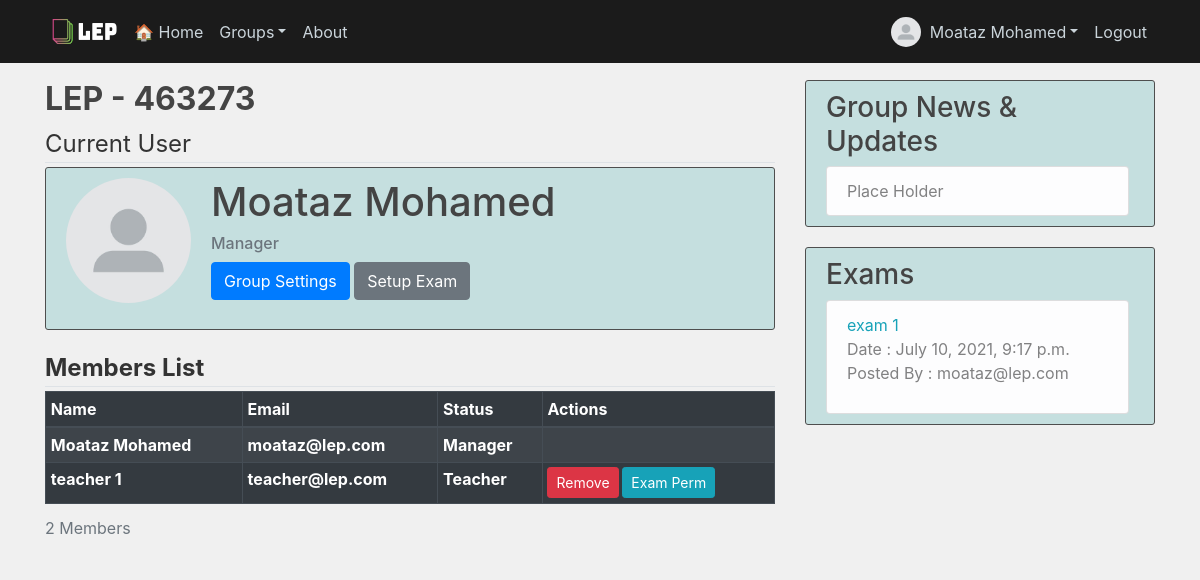
The app's page /group/LEP/ (signed in) with its own data.
### accounts/models.py (models this page shows, shortened)
class User(AbstractBaseUser):
    image        = models.ImageField(default='default.jpg', upload_to='profile_pics')
    email        = models.EmailField(max_length=255,unique=True)
    first_name   = models.CharField(max_length=30)
    last_name    = models.CharField(max_length=30)
    account_types = [
    ('student', 'Student'),
    ('teacher', 'Teacher'),
    ('manager', 'Manager') ]
    account_type = models.CharField(choices=account_types, max_length=7)
    active       = models.BooleanField(default=True)
    staff        = models.BooleanField(default=False)
    admin        = models.BooleanField(default=False)
    no_of_groups = models.IntegerField(default=0)
    USERNAME_FIELD  = 'email'
    REQUIRED_FIELDS = []
    def get_full_name(self):
        full_name = self.first_name + ' ' + self.last_name
        return full_name
    objects = UserManager()

### groups/models.py (models this page shows, shortened)
class Group(models.Model):
    group_name   = models.CharField(max_length=50, unique=True)
    group_code   = models.IntegerField(default=code_generator, unique=True)
    group_owner  = models.CharField(default="manager", max_length=255)
    member_count = models.IntegerField(default=0)

class Manager(models.Model):
    group = models.OneToOneField(Group, on_delete=models.CASCADE)
    name  = models.CharField(default=user_full_name, max_length=255)
    email = models.CharField(default=user_email, max_length=255)

class Teacher(models.Model):
    groups          = models.ManyToManyField(Group)
    group_owner     = models.ManyToManyField(Manager)
    teacher_name    = models.CharField(default=user_full_name, max_length=255)
    teacher_email   = models.CharField(default=user_email, max_length=255)
    exam_perm       = models.BooleanField(default=False)

### exams/models.py (models this page shows, shortened)
class Exam(models.Model):
    exam_name     = models.CharField(max_length=50, unique=True)
    group         = models.CharField(max_length=50, default='group')
    date          = models.DateTimeField()
    created_date  = models.DateTimeField(default=datetime.now)
    created_by    = models.CharField(max_length=50)
    duration      = models.DurationField(default=timedelta(seconds=0))
    times = [
        (30,'30 Minutes'),
        (60,'1 Hour'),
        (90,'1 Hr 30 Mins'),
        (120,'2 Hours'),
        (150,'2 Hrs 30 Mins'),
        (180,'3 Hours')
    ]
    disp_duration = models.IntegerField(choices=times)
    mcq_questions = models.IntegerField()
    tf_questions = models.IntegerField()
    no_of_questions = models.IntegerField(default=0)
    exam_model = models.BooleanField(default=False)

### groups/views.py (the view)
# urls.py: path('group/<name>/', group_manage_view, name='group-manage'),
@login_required
def group_manage_view(request, name):
    group_obj = Group.objects.get(group_name=name)
    group_name = group_obj.group_name
    group_code = group_obj.group_code
    group_owner = group_obj.group_owner
    member_count = group_obj.member_count
    manager_query = Manager.objects.get(email=group_owner)
    student_query = Student.objects.filter(group=group_obj)
    teacher_query = Teacher.objects.filter(groups=group_obj)
    exam_query = Exam.objects.filter(group=group_name)
    context = {
        'group_name'    : group_name,
        'group_owner'   : group_owner,
        'group_code'    : group_code,
        'manager'       : manager_query,
        'student'       : student_query,
        'teacher'       : teacher_query,
        'members'       : member_count,
        'exams'         : exam_query
    }
    return render(request, 'groups/group-manage.html', context)

### groups/templates/groups/group-manage.html (shortened to what this page needs)
{% extends 'main/base.html' %}
{% load crispy_forms_tags %}
{% block content %}
<div>
    <form method="POST" enctype="multipart/form-data"> {% csrf_token %}
        <h2><b>{{ group_name }} - {{ group_code }}</b></h2>
        <legend class="border-bottom mb-1">Current User</legend>
        <div class="content-section">
            <div class="media">
                <img class="rounded-circle account-img" src="{{ user.image.url }}">
                <div class="media-body">
                    <h4 class="account-heading">{{ user.get_full_name }}</h4>
                    {% if user.account_type == "manager" %}
                        <h6 class="text-secondary">Manager</h6>
                        <a class="btn btn-primary" href="{% url 'group-settings' group_name %}" type="submit">Group Settings</a>
                        <a class="btn btn-secondary" href="{% url 'exam-setup' group_name %}" type="submit">Setup Exam</a>
                    {% elif user.account_type == "student" %}
                        <h6 class="text-secondary">Student</h6>
                    {% endif %}
                </div>
            </div>
        </div>
        <fieldset class="form-group">
            <legend class="border-bottom mb-1"><b>Members List</b></legend>
            <div class="table-responsive">
                <table class="table table-striped table-dark table-bordered table-sm">
                    <caption>{{ members }} Members</caption>
                    <thead>
                        <tr>
                            <th scope="col">Name</th>
                            <th scope="col">Email</th>
                            <th scope="col">Status</th>
                            <th scope="col">Actions</th>
                        </tr>
                    </thead>
                    <tbody>
                        <tr>
                            <th scope="row">{{ manager.name }}</th>
                            <th scope="row">{{ group_owner }}</th>
                            <th scope="row">Manager</th>
                            <th scope="row"></th>
                        </tr>
                        {% for instance in teacher %}
                            <tr>
                                <th scope="row">{{ instance.teacher_name }}</th>
                                <th scope="row">{{ instance.teacher_email }}</th>
                                <th scope="row">Teacher</th>
                                <th scope="row">
                                    {% if user.get_full_name == manager.name %}
                                    <a class="btn btn-danger btn-sm" href="{% url 'group-kick' group_name instance.teacher_email %}" type="submit">Remove</a>
                                    <a class="btn btn-info btn-sm" href="{% url 'group-perm' group_name instance.teacher_email %}" type="submit">Exam Perm</a>
                                    {% elif user.email == instance.teacher_email %}
                                    <a class="btn btn-danger btn-sm" href="{% url 'group-leave' group_name %}" type="submit">Leave</a>
                                    {% endif %}
                                </th>
                            </tr>
                        {% endfor %}
                    </tbody>
                </table>
            </div>
        </fieldset>
    </form>
</div>
{% endblock content %}
{% block sidebar %}
<div class="col-md-4">
    <div class="content-section">
        <h3>Group News & Updates</h3>
        <ul class="list-group">
            <li class="list-group-item list-group-item-light">Place Holder</li>
        </ul>
    </div>
    <div class="content-section">
        <h3>Exams</h3>
        <ul class="list-group">
            {% for exam in exams %}
                <li class="list-group-item list-group-item-light">
                    <a href="{% url 'exam-settings' group_name exam.exam_name %}">{{ exam.exam_name }}</a>
                    <p>
                        Date : {{ exam.date }}
                        <br>
                        Posted By : {{ exam.created_by }}
                    </p>
                </li>
            {% endfor %}
        </ul>
    </div>
</div>
{% endblock sidebar %}

### main/templates/main/base.html (shortened to what this page needs)
{% load static %}
<!DOCTYPE html>
<html>
    <head>
        <link rel="stylesheet" href="https://maxcdn.bootstrapcdn.com/bootstrap/4.0.0/css/bootstrap.min.css">
        <link rel="stylesheet" href="https://use.fontawesome.com/releases/v5.0.10/css/all.css">
        <link rel="stylesheet" href="https://cdn.jsdelivr.net/npm/bootstrap@4.5.3/dist/css/bootstrap.min.css">
        <link rel="stylesheet" type="text/css" href="{% static 'main/main.css' %}">
        <link rel="stylesheet" type="text/css" href="{% static 'main/checkbox.css' %}">
    </head>
<body>
    <header class="site-header">
      <nav class="navbar navbar-expand-md navbar-dark bg-steel fixed-top">
        <div class="container">
          <img class="logo" src="/media/logo/lep_logo2.png">
          <div class="collapse navbar-collapse" id="navbarToggle">
            <div class="navbar-nav mr-auto">
              <a class="nav-item nav-link" href="{% url 'home-page' %}">🏠 Home</a>
              <li class="nav-item dropdown">
                <a class="nav-link dropdown-toggle" id="navbarDropdown" role="button" data-toggle="dropdown" aria-haspopup="true" aria-expanded="false">Groups</a>
              </li>
              <a class="nav-item nav-link" href="{% url 'about' %}">About</a>
            </div>
            <div class="navbar-nav">
              {% if user.is_authenticated %}
                <img class="rounded-circle profile-img" src="{{ user.image.url }}">
                <li class="nav-item dropdown">
                  <a class="nav-link dropdown-toggle" id="profileDropdown" role="button" data-toggle="dropdown" aria-haspopup="true" aria-expanded="false">{{ user.get_full_name }}</a>
                </li>
                <a class="nav-item nav-link" href="{% url 'logout' %}">Logout</a>
              {% else %}
                <a class="nav-item nav-link" href="{% url 'login' %}">Login</a>
                <a class="nav-item nav-link" href="{% url 'register' %}">Register</a>
              {% endif %}
            </div>
          </div>
        </div>
      </nav>
    </header>
    <main role="main" class="container">
      <div class="row">
        <div class="col-md-8">
          {% block content %}{% endblock %}
        </div>
        {% block sidebar %}
        {% endblock sidebar %}
      </div>
    </main>
  </body>
</html>

### main/static/main/main.css (style rules this page uses)
body { background: #f0f0f0; color: #333333; margin-top: 5rem; }
h1, h2, h3, h4, h5, h6 { color: #444444; }
ul { margin: 0; }
.bg-steel { background-color: #1b1b1b; }
.site-header .navbar-nav .nav-link { color: #cbd5db; }
.content-section { background: #c5dfdf; padding: 10px 20px; border: 1px solid #4e4e4e; border-radius: 3px; margin-bottom: 20px; }
.account-img { height: 125px; width: 125px; margin-right: 20px; margin-bottom: 16px; }
.account-heading { font-size: 2.5rem; }
.profile-img { height: 30px; width: 30px; margin-top: 5px; margin-right: 1px; margin-bottom: 1px; }
.logo { height: 45px; width: 80px; margin-top: 1px; margin-right: 1px; margin-bottom: 1px; }
ul { height: 100%; padding: 0px 5px 0px 20px; }
a { color: #17a2b8; }

### records on screen
User: image (placeholder picture), get_full_name "Moataz Mohamed"
Group: group_name "LEP", group_owner "moataz@lep.com"
Manager: name "Moataz Mohamed"
Teacher: teacher_name "teacher 1", teacher_email "teacher@lep.com"
Exam: exam_name "exam 1", date "July 10, 2021, 9:17 p.m.", created_by "moataz@lep.com"

### other values on screen
{{ group_code }} "463273"
{{ members }} "2"
